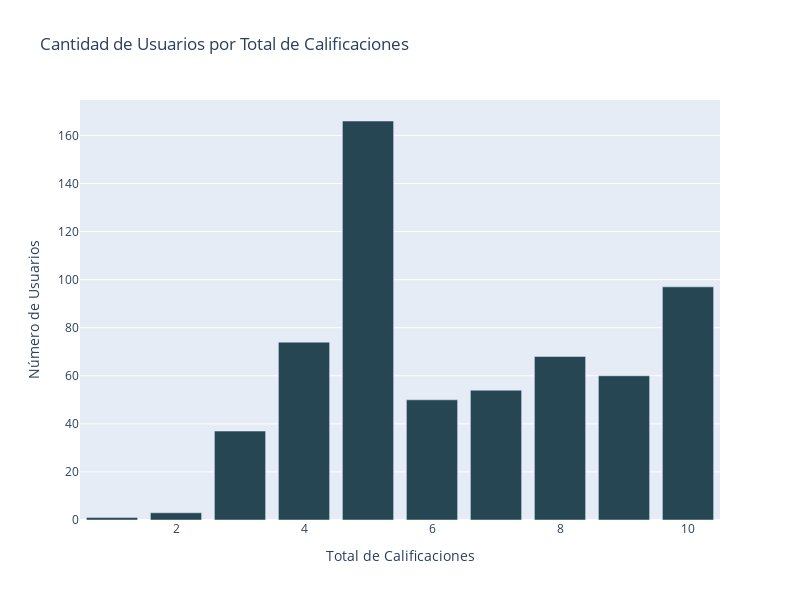

Notebook cell for this chart:
### Code cell
# Contar cuántos usuarios tienen cada total
total_counts = binary_matrix['Total'].value_counts().sort_index()

# Graficar
fig = go.Figure()

fig.add_trace(go.Bar(
    x=total_counts.index,  # Total de calificaciones
    y=total_counts.values,  # Número de usuarios
    marker=dict(color='#264653')
))

# Personalizar el diseño del gráfico
fig.update_layout(
    title='Cantidad de Usuarios por Total de Calificaciones',
    xaxis_title='Total de Calificaciones',
    yaxis_title='Número de Usuarios',
    width=800,
    height=600,
)

# Mostrar el gráfico
fig.show()

### Figure 1 — Plotly figure (JSON) as saved in the notebook; plotly's stock layout.template omitted (floating-point values rounded to 4 significant figures)
{"data": [{"marker": {"color": "#264653"}, "type": "bar", "x": [1, 2, 3, 4, 5, 6, 7, 8, 9, 10], "y": [1, 3, 37, 74, 166, 50, 54, 68, 60, 97]}], "layout": {"height": 600, "title": {"text": "Cantidad de Usuarios por Total de Calificaciones"}, "width": 800, "xaxis": {"title": {"text": "Total de Calificaciones"}}, "yaxis": {"title": {"text": "Número de Usuarios"}}}}
